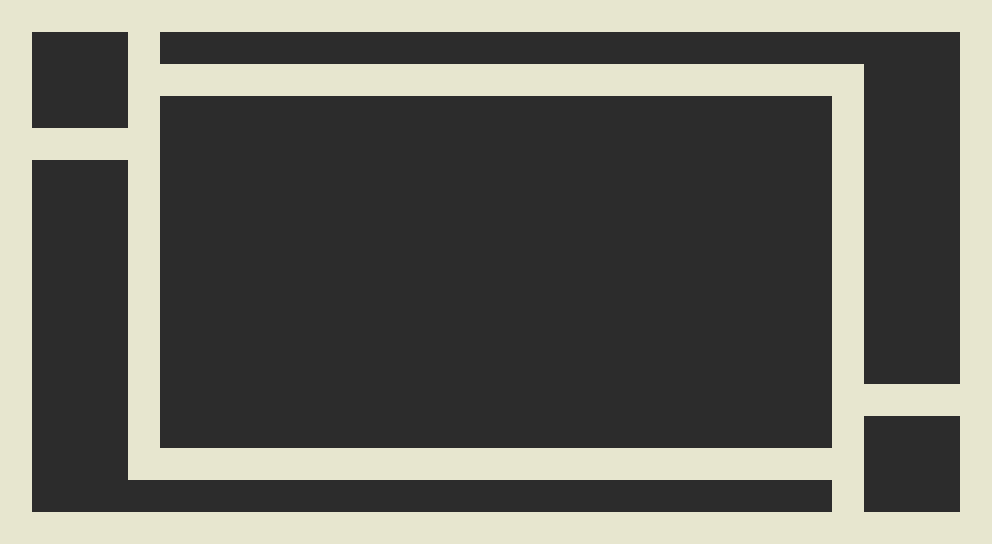

This game map was drawn from its Tiled (.tmx) file and the tilesets committed beside it. A one-line description and the full map source follow:
An orthogonal 31x17 tile map with 32x32 px tiles, 1 tile layer (タイル・レイヤー1).

<map version="1.0" tiledversion="1.1.2" orientation="orthogonal" renderorder="right-down" width="31" height="17" tilewidth="32" tileheight="32" infinite="0" nextobjectid="1">
 <tileset firstgid="1" source="mapchip.tsx" />
 <layer name="タイル・レイヤー1" width="31" height="17">
  <data encoding="csv">
2,2,2,2,2,2,2,2,2,2,2,2,2,2,2,2,2,2,2,2,2,2,2,2,2,2,2,2,2,2,2,
2,1,1,1,2,1,1,1,1,1,1,1,1,1,1,1,1,1,1,1,1,1,1,1,1,1,1,1,1,1,2,
2,1,1,1,2,2,2,2,2,2,2,2,2,2,2,2,2,2,2,2,2,2,2,2,2,2,2,1,1,1,2,
2,1,1,1,2,1,1,1,1,1,1,1,1,1,1,1,1,1,1,1,1,1,1,1,1,1,2,1,1,1,2,
2,2,2,2,2,1,1,1,1,1,1,1,1,1,1,1,1,1,1,1,1,1,1,1,1,1,2,1,1,1,2,
2,1,1,1,2,1,1,1,1,1,1,1,1,1,1,1,1,1,1,1,1,1,1,1,1,1,2,1,1,1,2,
2,1,1,1,2,1,1,1,1,1,1,1,1,1,1,1,1,1,1,1,1,1,1,1,1,1,2,1,1,1,2,
2,1,1,1,2,1,1,1,1,1,1,1,1,1,1,1,1,1,1,1,1,1,1,1,1,1,2,1,1,1,2,
2,1,1,1,2,1,1,1,1,1,1,1,1,1,1,1,1,1,1,1,1,1,1,1,1,1,2,1,1,1,2,
2,1,1,1,2,1,1,1,1,1,1,1,1,1,1,1,1,1,1,1,1,1,1,1,1,1,2,1,1,1,2,
2,1,1,1,2,1,1,1,1,1,1,1,1,1,1,1,1,1,1,1,1,1,1,1,1,1,2,1,1,1,2,
2,1,1,1,2,1,1,1,1,1,1,1,1,1,1,1,1,1,1,1,1,1,1,1,1,1,2,1,1,1,2,
2,1,1,1,2,1,1,1,1,1,1,1,1,1,1,1,1,1,1,1,1,1,1,1,1,1,2,2,2,2,2,
2,1,1,1,2,1,1,1,1,1,1,1,1,1,1,1,1,1,1,1,1,1,1,1,1,1,2,1,1,1,2,
2,1,1,1,2,2,2,2,2,2,2,2,2,2,2,2,2,2,2,2,2,2,2,2,2,2,2,1,1,1,2,
2,1,1,1,1,1,1,1,1,1,1,1,1,1,1,1,1,1,1,1,1,1,1,1,1,1,2,1,1,1,2,
2,2,2,2,2,2,2,2,2,2,2,2,2,2,2,2,2,2,2,2,2,2,2,2,2,2,2,2,2,2,2
</data>
 </layer>
</map>